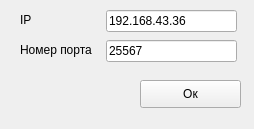
<?xml version="1.0" encoding="UTF-8"?>
<ui version="4.0">
 <class>Form</class>
 <widget class="QWidget" name="Form">
  <property name="enabled">
   <bool>true</bool>
  </property>
  <property name="geometry">
   <rect>
    <x>0</x>
    <y>0</y>
    <width>254</width>
    <height>129</height>
   </rect>
  </property>
  <property name="windowTitle">
   <string>Настройки</string>
  </property>
  <widget class="QPushButton" name="pushButton">
   <property name="enabled">
    <bool>true</bool>
   </property>
   <property name="geometry">
    <rect>
     <x>140</x>
     <y>80</y>
     <width>101</width>
     <height>28</height>
    </rect>
   </property>
   <property name="text">
    <string>Ок</string>
   </property>
  </widget>
  <widget class="QLabel" name="label">
   <property name="geometry">
    <rect>
     <x>20</x>
     <y>10</y>
     <width>141</width>
     <height>20</height>
    </rect>
   </property>
   <property name="text">
    <string>IP</string>
   </property>
  </widget>
  <widget class="QLineEdit" name="lineEdit">
   <property name="enabled">
    <bool>true</bool>
   </property>
   <property name="geometry">
    <rect>
     <x>106</x>
     <y>10</y>
     <width>131</width>
     <height>22</height>
    </rect>
   </property>
   <property name="text">
    <string>192.168.43.36</string>
   </property>
   <property name="dragEnabled">
    <bool>false</bool>
   </property>
   <property name="readOnly">
    <bool>false</bool>
   </property>
  </widget>
  <widget class="QLabel" name="label_2">
   <property name="geometry">
    <rect>
     <x>20</x>
     <y>40</y>
     <width>141</width>
     <height>20</height>
    </rect>
   </property>
   <property name="text">
    <string>Номер порта</string>
   </property>
  </widget>
  <widget class="QLineEdit" name="lineEdit_2">
   <property name="enabled">
    <bool>true</bool>
   </property>
   <property name="geometry">
    <rect>
     <x>106</x>
     <y>40</y>
     <width>131</width>
     <height>22</height>
    </rect>
   </property>
   <property name="text">
    <string>25567</string>
   </property>
   <property name="dragEnabled">
    <bool>false</bool>
   </property>
   <property name="readOnly">
    <bool>false</bool>
   </property>
  </widget>
 </widget>
 <resources/>
 <connections/>
</ui>
